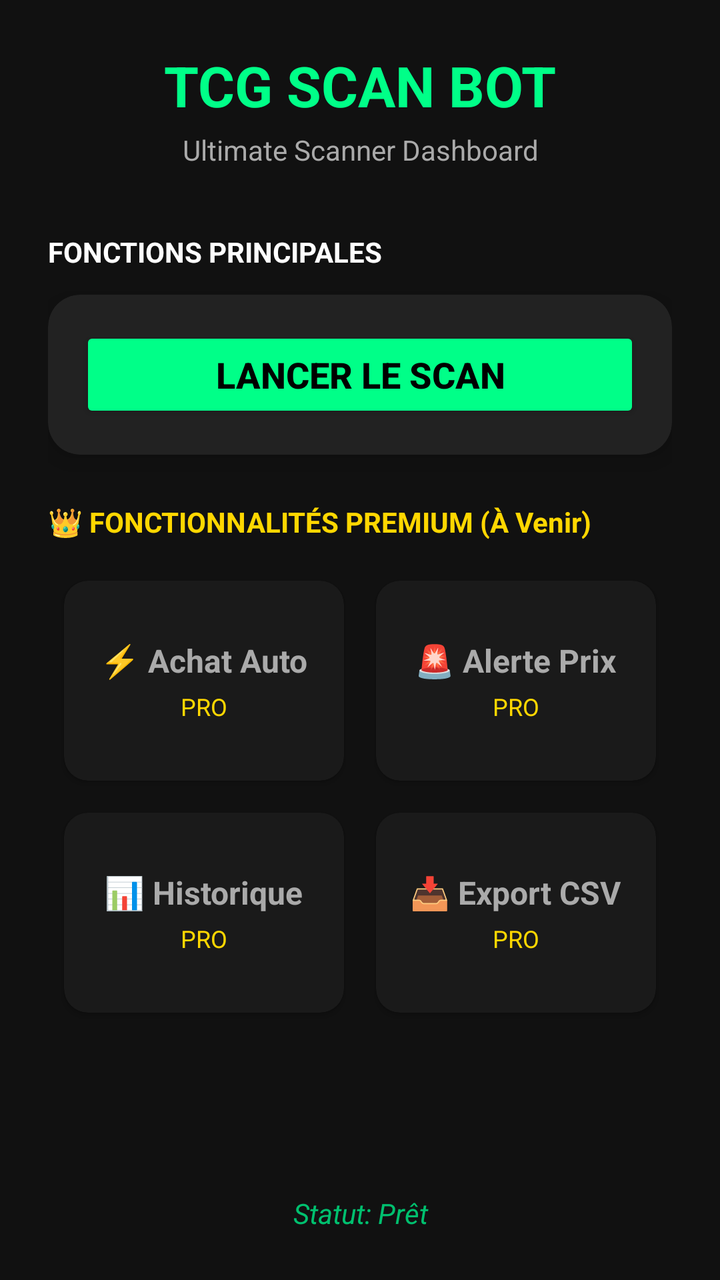
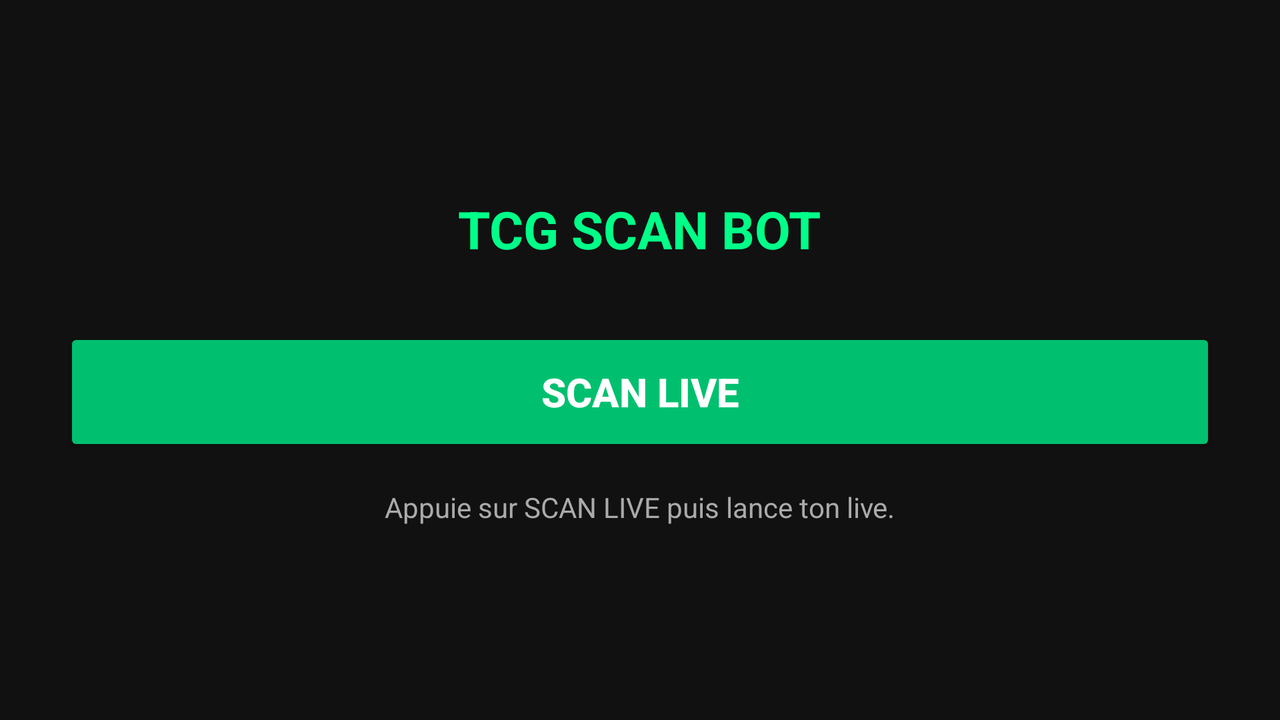

First picture: res/layout/ on a phone held upright. Second picture: the repository's own variant of that layout, on a device whose configuration matches the variant's folder. Source for both follows.
<!-- AndroidManifest.xml: application theme Theme.TCGScanBot -->
<!-- res/layout/activity_main.xml -->
<?xml version="1.0" encoding="utf-8"?>
<ScrollView xmlns:android="http://schemas.android.com/apk/res/android"
    xmlns:app="http://schemas.android.com/apk/res-auto"
    android:layout_width="match_parent"
    android:layout_height="match_parent"
    android:background="@color/dark_bg"
    android:fillViewport="true">

    <LinearLayout
        android:layout_width="match_parent"
        android:layout_height="wrap_content"
        android:orientation="vertical"
        android:padding="24dp">

        <TextView
            android:layout_width="match_parent"
            android:layout_height="wrap_content"
            android:text="TCG SCAN BOT"
            android:textColor="@color/green_accent"
            android:textStyle="bold"
            android:textSize="28sp"
            android:gravity="center"
            android:layout_marginBottom="4dp" />

        <TextView
            android:layout_width="match_parent"
            android:layout_height="wrap_content"
            android:text="Ultimate Scanner Dashboard"
            android:textColor="@color/gray_text"
            android:textSize="14sp"
            android:gravity="center"
            android:layout_marginBottom="32dp" />

        
        <TextView
            android:layout_width="wrap_content"
            android:layout_height="wrap_content"
            android:text="FONCTIONS PRINCIPALES"
            android:textColor="@color/white"
            android:textStyle="bold"
            android:textSize="14sp"
            android:layout_marginBottom="12dp" />

        <androidx.cardview.widget.CardView
            android:layout_width="match_parent"
            android:layout_height="80dp"
            app:cardBackgroundColor="#222222"
            app:cardCornerRadius="16dp"
            app:cardElevation="8dp"
            android:layout_marginBottom="24dp">
            <LinearLayout
                android:layout_width="match_parent"
                android:layout_height="match_parent"
                android:orientation="horizontal"
                android:gravity="center_vertical"
                android:padding="16dp">
                <Button
                    android:id="@+id/btnScanLive"
                    android:layout_width="match_parent"
                    android:layout_height="match_parent"
                    android:text="LANCER LE SCAN"
                    android:textSize="18sp"
                    android:textStyle="bold"
                    android:textColor="@color/black"
                    android:backgroundTint="@color/green_accent"/>
            </LinearLayout>
        </androidx.cardview.widget.CardView>

        
        <TextView
            android:layout_width="wrap_content"
            android:layout_height="wrap_content"
            android:text="👑 FONCTIONNALITÉS PREMIUM (À Venir)"
            android:textColor="#FFD700"
            android:textStyle="bold"
            android:textSize="14sp"
            android:layout_marginBottom="12dp" />

        <GridLayout
            android:layout_width="match_parent"
            android:layout_height="wrap_content"
            android:columnCount="2"
            android:rowCount="2"
            android:alignmentMode="alignBounds"
            android:columnOrderPreserved="false"
            android:useDefaultMargins="true">

            
            <androidx.cardview.widget.CardView
                android:layout_width="0dp"
                android:layout_height="100dp"
                android:layout_gravity="fill_horizontal"
                android:layout_columnWeight="1"
                android:layout_margin="8dp"
                app:cardBackgroundColor="#1A1A1A"
                app:cardCornerRadius="12dp">
                <LinearLayout
                    android:layout_width="match_parent"
                    android:layout_height="match_parent"
                    android:orientation="vertical"
                    android:gravity="center"
                    android:padding="8dp">
                    <TextView
                        android:layout_width="wrap_content"
                        android:layout_height="wrap_content"
                        android:text="⚡ Achat Auto"
                        android:textColor="@color/gray_text"
                        android:textStyle="bold"
                        android:textSize="16sp" />
                    <TextView
                        android:layout_width="wrap_content"
                        android:layout_height="wrap_content"
                        android:text="PRO"
                        android:textColor="#FFD700"
                        android:textSize="12sp"
                        android:layout_marginTop="4dp"/>
                </LinearLayout>
            </androidx.cardview.widget.CardView>

            
            <androidx.cardview.widget.CardView
                android:layout_width="0dp"
                android:layout_height="100dp"
                android:layout_gravity="fill_horizontal"
                android:layout_columnWeight="1"
                android:layout_margin="8dp"
                app:cardBackgroundColor="#1A1A1A"
                app:cardCornerRadius="12dp">
                <LinearLayout
                    android:layout_width="match_parent"
                    android:layout_height="match_parent"
                    android:orientation="vertical"
                    android:gravity="center"
                    android:padding="8dp">
                    <TextView
                        android:layout_width="wrap_content"
                        android:layout_height="wrap_content"
                        android:text="🚨 Alerte Prix"
                        android:textColor="@color/gray_text"
                        android:textStyle="bold"
                        android:textSize="16sp" />
                    <TextView
                        android:layout_width="wrap_content"
                        android:layout_height="wrap_content"
                        android:text="PRO"
                        android:textColor="#FFD700"
                        android:textSize="12sp"
                        android:layout_marginTop="4dp"/>
                </LinearLayout>
            </androidx.cardview.widget.CardView>

            
            <androidx.cardview.widget.CardView
                android:layout_width="0dp"
                android:layout_height="100dp"
                android:layout_gravity="fill_horizontal"
                android:layout_columnWeight="1"
                android:layout_margin="8dp"
                app:cardBackgroundColor="#1A1A1A"
                app:cardCornerRadius="12dp">
                <LinearLayout
                    android:layout_width="match_parent"
                    android:layout_height="match_parent"
                    android:orientation="vertical"
                    android:gravity="center"
                    android:padding="8dp">
                    <TextView
                        android:layout_width="wrap_content"
                        android:layout_height="wrap_content"
                        android:text="📊 Historique"
                        android:textColor="@color/gray_text"
                        android:textStyle="bold"
                        android:textSize="16sp" />
                    <TextView
                        android:layout_width="wrap_content"
                        android:layout_height="wrap_content"
                        android:text="PRO"
                        android:textColor="#FFD700"
                        android:textSize="12sp"
                        android:layout_marginTop="4dp"/>
                </LinearLayout>
            </androidx.cardview.widget.CardView>

            
            <androidx.cardview.widget.CardView
                android:layout_width="0dp"
                android:layout_height="100dp"
                android:layout_gravity="fill_horizontal"
                android:layout_columnWeight="1"
                android:layout_margin="8dp"
                app:cardBackgroundColor="#1A1A1A"
                app:cardCornerRadius="12dp">
                <LinearLayout
                    android:layout_width="match_parent"
                    android:layout_height="match_parent"
                    android:orientation="vertical"
                    android:gravity="center"
                    android:padding="8dp">
                    <TextView
                        android:layout_width="wrap_content"
                        android:layout_height="wrap_content"
                        android:text="📥 Export CSV"
                        android:textColor="@color/gray_text"
                        android:textStyle="bold"
                        android:textSize="16sp" />
                    <TextView
                        android:layout_width="wrap_content"
                        android:layout_height="wrap_content"
                        android:text="PRO"
                        android:textColor="#FFD700"
                        android:textSize="12sp"
                        android:layout_marginTop="4dp"/>
                </LinearLayout>
            </androidx.cardview.widget.CardView>
            
        </GridLayout>

        
        <View
            android:layout_width="match_parent"
            android:layout_height="0dp"
            android:layout_weight="1" />

        <TextView
            android:id="@+id/statusText"
            android:layout_width="match_parent"
            android:layout_height="wrap_content"
            android:gravity="center"
            android:text="Statut: Prêt"
            android:textColor="@color/green_dark"
            android:textStyle="italic"
            android:textSize="14sp"
            android:layout_marginTop="24dp" />

    </LinearLayout>
</ScrollView>
<!-- resources referenced by this layout -->
<resources>
  <color name="black">#FF000000</color>
  <color name="dark_bg">#111111</color>
  <color name="gray_text">#aaaaaa</color>
  <color name="green_accent">#00ff88</color>
  <color name="green_dark">#00c06f</color>
  <color name="white">#FFFFFFFF</color>
  <style name="Theme.TCGScanBot" parent="Base.Theme.TCGScanBot" />
  <style name="Base.Theme.TCGScanBot" parent="Theme.Material3.DayNight.NoActionBar">
          
          <item name="colorPrimary">@color/green_accent</item>
          <item name="colorPrimaryVariant">@color/green_dark</item>
          <item name="colorOnPrimary">@color/black</item>
          <item name="android:statusBarColor">@color/dark_bg</item>
      </style>
</resources>
<!-- res/layout-land/activity_main.xml (the author's variant of the layout above) -->
<!-- drawn on the phone turned sideways -->
<?xml version="1.0" encoding="utf-8"?>
<LinearLayout xmlns:android="http://schemas.android.com/apk/res/android"
    android:layout_width="match_parent"
    android:layout_height="match_parent"
    android:orientation="vertical"
    android:gravity="center"
    android:background="@color/dark_bg"
    android:padding="32dp">

    <TextView
        android:layout_width="wrap_content"
        android:layout_height="wrap_content"
        android:text="TCG SCAN BOT"
        android:textColor="@color/green_accent"
        android:textStyle="bold"
        android:textSize="26sp"
        android:layout_marginBottom="32dp" />

    <Button
        android:id="@+id/btnScanLive"
        android:layout_width="match_parent"
        android:layout_height="64dp"
        android:text="SCAN LIVE"
        android:textAllCaps="false"
        android:textSize="20sp"
        android:textStyle="bold"
        android:textColor="@color/white"
        android:backgroundTint="@color/green_dark"
        android:layout_marginBottom="16dp" />

    <TextView
        android:id="@+id/statusText"
        android:layout_width="wrap_content"
        android:layout_height="wrap_content"
        android:text="Appuie sur SCAN LIVE puis lance ton live."
        android:textColor="@color/gray_text"
        android:textSize="14sp" />
</LinearLayout>
<!-- resources referenced by the variant -->
<!-- as the phone turned sideways resolves them -->
<resources>
  <color name="dark_bg">#111111</color>
  <color name="gray_text">#aaaaaa</color>
  <color name="green_accent">#00ff88</color>
  <color name="green_dark">#00c06f</color>
  <color name="white">#FFFFFFFF</color>
  <style name="Theme.TCGScanBot" parent="Base.Theme.TCGScanBot" />
  <style name="Base.Theme.TCGScanBot" parent="Theme.Material3.DayNight.NoActionBar">
          
          <item name="colorPrimary">@color/green_accent</item>
          <item name="colorPrimaryVariant">@color/green_dark</item>
          <item name="colorOnPrimary">@color/black</item>
          <item name="android:statusBarColor">@color/dark_bg</item>
      </style>
  <color name="black">#FF000000</color>
</resources>
